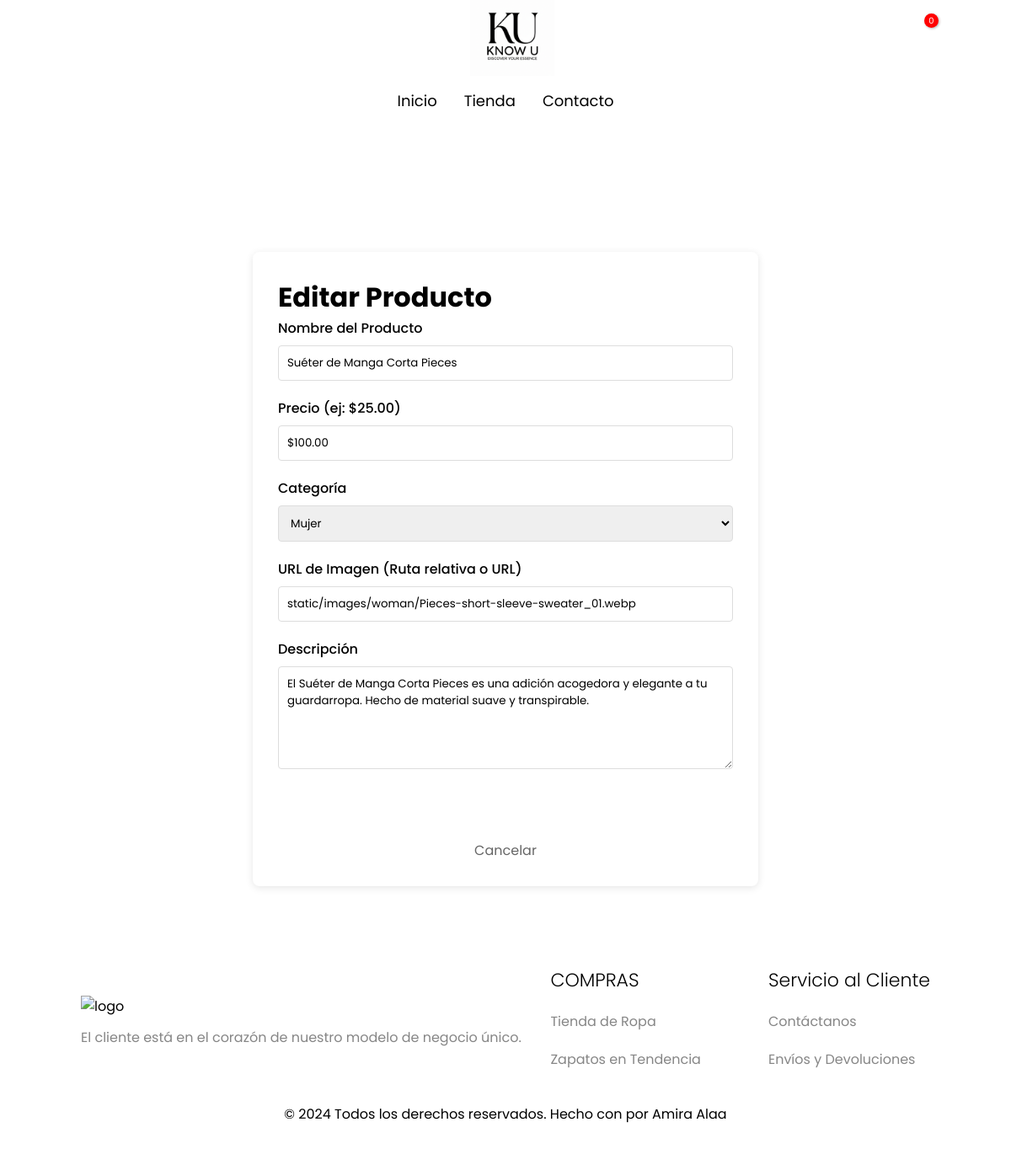
Page /admin/edit/7 (signed in) on the committed database.
### app.py (models this page shows, shortened)
class Product(db.Model):
    id = db.Column(db.Integer, primary_key=True)
    name = db.Column(db.String(200), nullable=False)
    price = db.Column(db.String(50), nullable=False) # String para mantener formato "$225.00" del frontend actual
    category = db.Column(db.String(100))
    description = db.Column(db.Text)
    is_trending = db.Column(db.Boolean, default=False)
    images = db.relationship('ProductImage', backref='product', lazy=True)

class ProductImage(db.Model):
    id = db.Column(db.Integer, primary_key=True)
    product_id = db.Column(db.Integer, db.ForeignKey('product.id'), nullable=False)
    image_url = db.Column(db.String(300), nullable=False)

### app.py (the view, shortened to what this page needs)
@app.route('/admin/edit/<int:product_id>', methods=['GET', 'POST'])
@login_required
@admin_required
def admin_edit_product(product_id):
    product = Product.query.get_or_404(product_id)
    image_url = product.images[0].image_url if product.images else ''
    return render_template('admin_product.html', action='Editar', product=product, image_url=image_url)

### app.py (called while the page is built)
@login_manager.user_loader
def load_user(user_id):
    return User.query.get(int(user_id))

def admin_required(f):
    @wraps(f)
    def decorated_function(*args, **kwargs):
        if not current_user.is_authenticated or not current_user.is_admin:
            abort(403) # Prohibido
        return f(*args, **kwargs)
    return decorated_function

### templates/admin_product.html (shortened to what this page needs)
{% extends "base.html" %}
{% block content %}
<div class="form-container">
    <h1>{{ action }} Producto</h1>
    <form method="POST">
        <div class="form-group">
            <label>Nombre del Producto</label>
            <input type="text" name="name" value="{{ product.name if product else '' }}" required>
        </div>
        <div class="form-group">
            <label>Precio (ej: $25.00)</label>
            <input type="text" name="price" value="{{ product.price if product else '' }}" required>
        </div>
        <div class="form-group">
            <label>Categoría</label>
            <select name="category">
                <option value="Mujer" {% if product and product.category == 'Mujer' %}selected{% endif %}>Mujer</option>
            </select>
        </div>
        <div class="form-group">
            <label>URL de Imagen (Ruta relativa o URL)</label>
            <input type="text" name="image_url" value="{{ image_url }}" placeholder="static/images/..." required>
        </div>
        <div class="form-group">
            <label>Descripción</label>
            <textarea name="description" rows="5">{{ product.description if product else '' }}</textarea>
        </div>
        <button type="submit" class="btn-submit">Guardar Producto</button>
        <a href="{{ url_for('admin_dashboard') }}" style="display:block; text-align:center; margin-top:15px; color:#666;">Cancelar</a>
    </form>
</div>
{% endblock %}

### static/css/main.css (style rules this page uses)
* { margin: 0; padding: 0; box-sizing: border-box; text-decoration: none; scroll-behavior: smooth; }
body { font-family: "Poppins", sans-serif; }
a { color: inherit; text-decoration: none !important; }

### templates/admin_product.html (style rules this page uses)
.form-container { max-width: 600px; margin: 150px auto 50px; padding: 30px; background: white; border-radius: 8px; box-shadow: 0 2px 10px rgba(0,0,0,0.1); }
.form-group { margin-bottom: 20px; }
.form-group label { display: block; margin-bottom: 8px; font-weight: 500; }
.form-group input, .form-group textarea, .form-group select { width: 100%; padding: 10px; border: 1px solid #ddd; border-radius: 4px; font-family: inherit; }
.btn-submit { background-color: var(--main-color); color: white; border: none; padding: 12px 24px; border-radius: 4px; cursor: pointer; font-size: 16px; width: 100%; }

### rows in the picture
Product: name "Suéter de Manga Corta Pieces", price "$100.00", category "Mujer", description "El Suéter de Manga Corta Pieces es una adición acogedora y elegante a tu guardarropa. Hecho de material suave y transpirable."
ProductImage: image_url "static/images/woman/Pieces-short-sleeve-sweater_01.webp"

### other values in the picture
{{ action }} "Editar"
